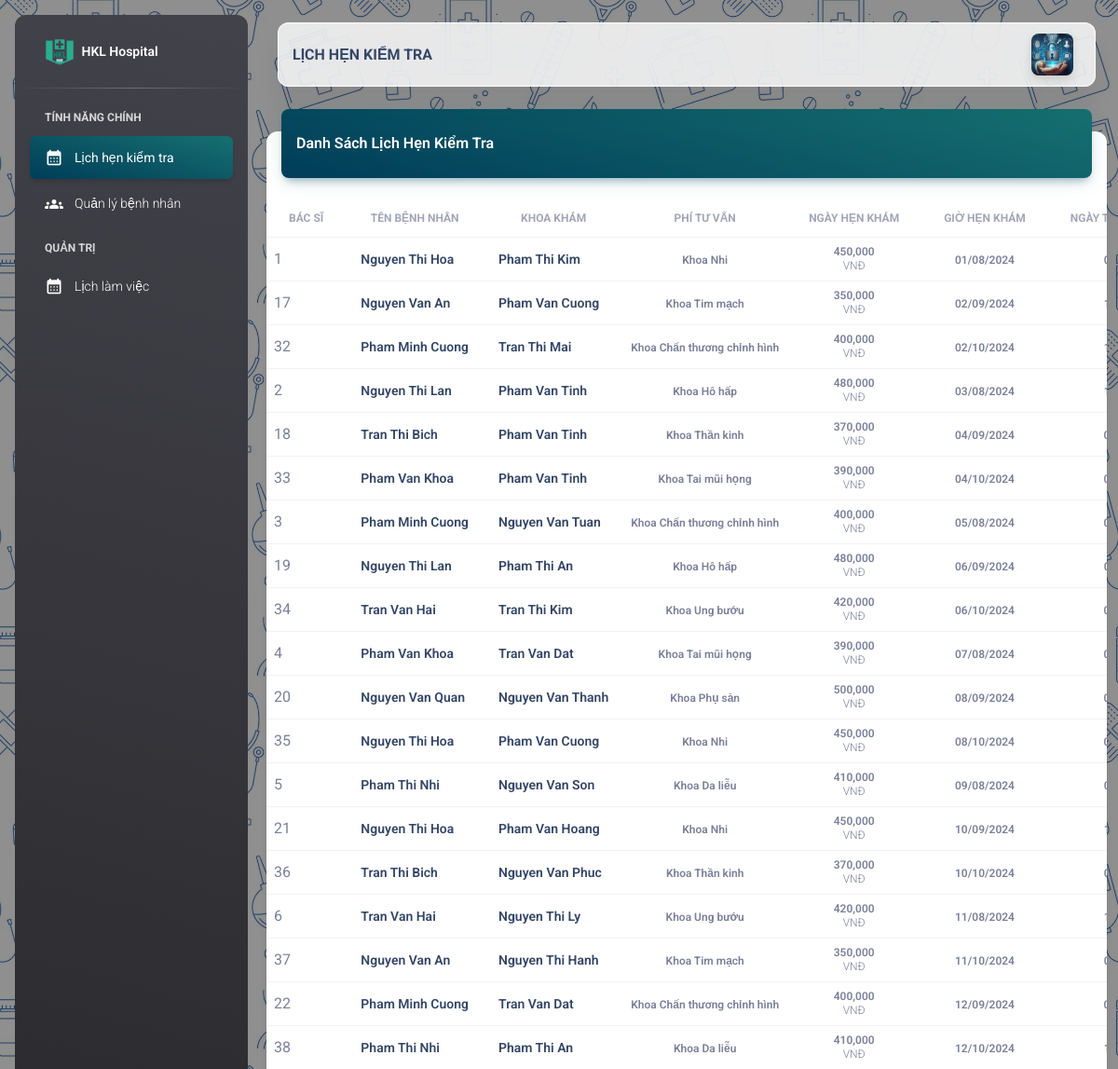
/TEST_Khoa/schedule_test.php (signed in, upper part), run on an earlier commit of the app's database.
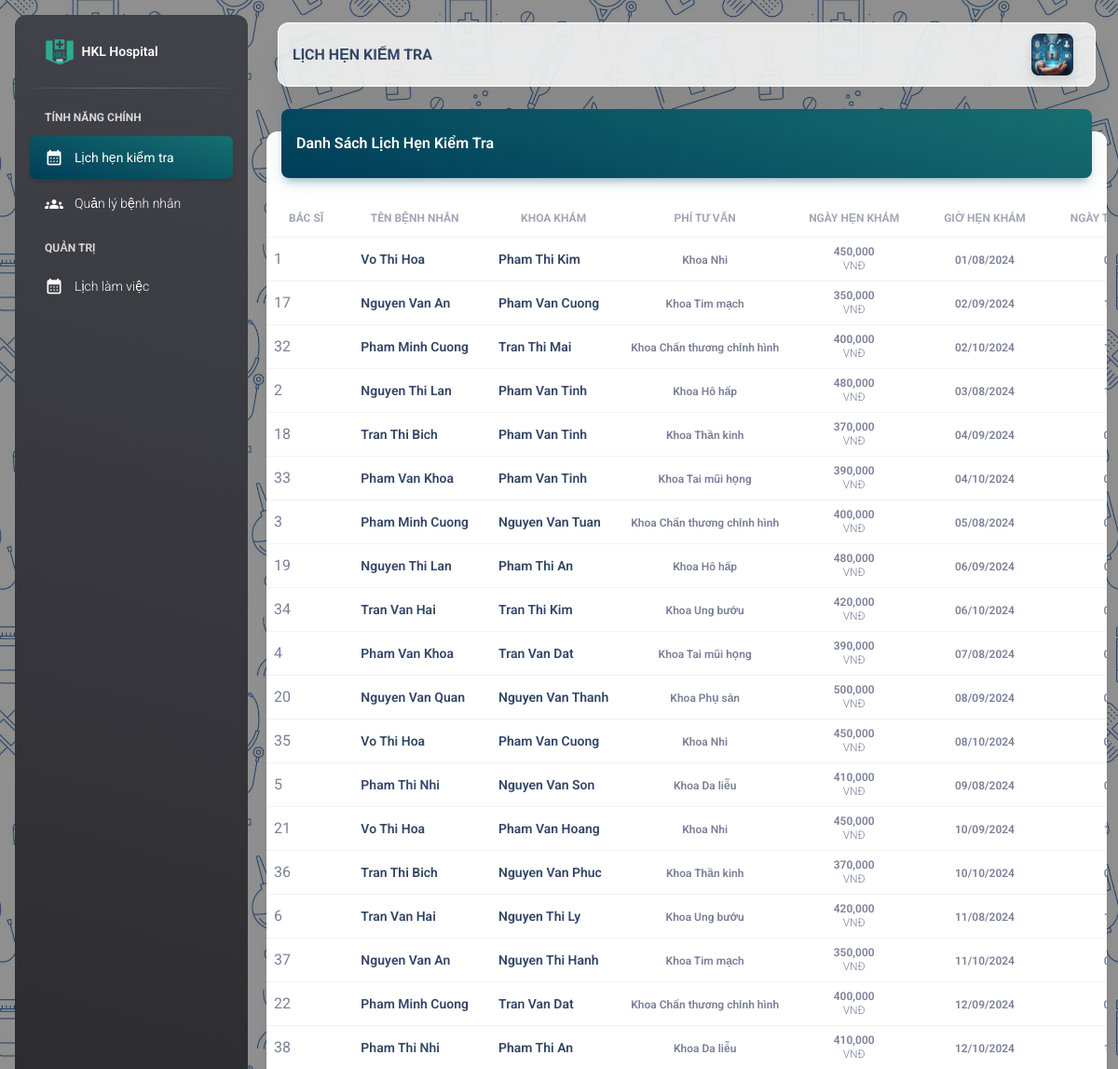
And on a later commit of the database.
### tables this page shows
CREATE TABLE `fact_appointment` (
  `appointment_id` int(11) NOT NULL,
  `doctor_id` int(11) DEFAULT NULL,
  `patient_id` int(11) DEFAULT NULL,
  `specialty_id` int(11) DEFAULT NULL,
  `cons_fee` int(11) DEFAULT NULL,
  `booking_date` varchar(255) DEFAULT NULL,
  `booking_time` varchar(255) DEFAULT NULL,
  `created_at` timestamp NULL DEFAULT current_timestamp(),
  `updated_at` timestamp NULL DEFAULT NULL ON UPDATE current_timestamp(),
  `city` varchar(255) DEFAULT NULL,
  `address` varchar(255) DEFAULT NULL,
  `doctor_status` int(11) DEFAULT NULL,
  `patient_status` int(11) DEFAULT NULL
);

CREATE TABLE `dim_user` (
  `user_id` int(11) NOT NULL,
  `user_name` varchar(255) DEFAULT NULL,
  `password` varchar(255) DEFAULT NULL,
  `email_address` varchar(255) DEFAULT NULL,
  `contact_no` bigint(11) DEFAULT NULL,
  `full_name` varchar(255) DEFAULT NULL,
  `created_at` timestamp NULL DEFAULT current_timestamp(),
  `updated_at` timestamp NULL DEFAULT NULL ON UPDATE current_timestamp(),
  `gender` varchar(25) DEFAULT NULL,
  `city` varchar(255) DEFAULT NULL,
  `address` varchar(255) DEFAULT NULL,
  `role` varchar(50) DEFAULT NULL,
  `specialty_id` int(11) DEFAULT NULL,
  `pricing` varchar(255) DEFAULT NULL,
  `oauth_google` varchar(255) DEFAULT NULL,
  `oauth_facebook` varchar(255) DEFAULT NULL
);

CREATE TABLE `dim_specialties` (
  `specialty_id` int(11) NOT NULL,
  `specialty_name` varchar(255) DEFAULT NULL,
  `description` varchar(255) DEFAULT NULL,
  `note` varchar(255) DEFAULT NULL,
  `created_at` timestamp NULL DEFAULT current_timestamp(),
  `updated_at` timestamp NULL DEFAULT NULL ON UPDATE current_timestamp()
);

### TEST_Khoa/schedule_test.php (the view, shortened to what the changed rows need)
<?php
include SITE_ROOT . ('/HMS-Nhom11/assets/include/config.php');
include SITE_ROOT . ('/HMS-Nhom11/assets/include/header.php');
?>
<head>
</head>
<body class="g-sidenav-show"
    style="background-image: url('../assets/image/Hospital_Seamless1.png'); background-size: 400px 400px;">
    <main class="main-content border-radius-lg ">
        <div class="container-fluid py-4">
            <div class="row">
                <div class="col-12">
                    <div class="card my-4">
                        <div class="card-body px-0 pb-2">
                            <div class="table-responsive p-0">
                                <table class="table align-items-center mb-0">
                                    <thead>
                                        <tr>
                                            <th
                                                class="text-center text-uppercase text-secondary text-xs font-weight-bolder opacity-7">
                                                Bác sĩ</th>
                                            <th
                                                class="text-center text-uppercase text-secondary text-xs font-weight-bolder opacity-7">
                                                Tên bệnh nhân</th>
                                            <th
                                                class="text-center text-uppercase text-secondary text-xs font-weight-bolder opacity-7">
                                                Khoa khám</th>
                                            <th
                                                class="text-center text-uppercase text-secondary text-xs font-weight-bolder opacity-7">
                                                Phí tư vấn</th>
                                            <th
                                                class="text-center text-uppercase text-secondary text-xs font-weight-bolder opacity-7">
                                                Ngày hẹn khám</th>
                                            <th
                                                class="text-center text-uppercase text-secondary text-xs font-weight-bolder opacity-7">
                                                Giờ hẹn khám</th>
                                            <th
                                                class="text-center text-uppercase text-secondary text-xs font-weight-bolder opacity-7">
                                                Ngày tạo cuộc hẹn</th>
                                        </tr>
                                    </thead>
                                    <tbody>
                                        <?php
                                        $sql = "SELECT
                                                    app.appointment_id AS appt_id,
                                                    ptn.full_name AS patient_name,
                                                    dct.full_name AS doctor_name,
                                                    spc.specialty_name,
                                                    app.booking_date,
                                                    app.booking_time,
                                                    app.cons_fee,
                                                    app.created_at
                                                    FROM fact_appointment app
                                                    LEFT JOIN dim_user ptn ON app.patient_id = ptn.user_id
                                                    LEFT JOIN dim_user dct ON app.doctor_id = dct.user_id
                                                    LEFT JOIN dim_specialties spc ON app.specialty_id = spc.specialty_id
                                                    -- WHERE fmh.patient_id = $patient_id
                                                    ORDER BY app.booking_date ASC, app.booking_time ASC;";
                                        $result = $conn->query($sql);
                                        if ($result->num_rows > 0) {
                                            while ($row = $result->fetch_assoc()) {
                                                $appt_id_display = $row["appt_id"];
                                                $ptn = $row["patient_name"];
                                                $dtn = $row["doctor_name"];
                                                $spn = $row["specialty_name"];
                                                $bkd = $row["booking_date"];
                                                $bkt = $row["booking_time"];
                                                $cf = $row["cons_fee"];
                                        ?>
                                                <tr>
                                                    <td><?php echo $appt_id_display; ?></td>
                                                    <td class="align-middle text-center">
                                                        <div class="d-flex px-2 py-1">
                                                            <div class="d-flex flex-column justify-content-center">
                                                                <h6 class="mb-0 text-sm"><?php echo $dtn; ?></h6>
                                                            </div>
                                                        </div>
                                                    </td>
                                                    <td class="align-middle text-center">
                                                        <div class="d-flex px-2 py-1">
                                                            <div class="d-flex flex-column justify-content-center">
                                                                <h6 class="mb-0 text-sm"><?php echo $ptn; ?></h6>
                                                            </div>
                                                        </div>
                                                    </td>
                                                    <td class="align-middle text-center">
                                                        <span class="text-xs font-weight-bold mb-0"><?php echo $spn; ?></span>
                                                    </td>
                                                    <td class="align-middle text-center">
                                                        <p class="text-xs font-weight-bold mb-0"><?php echo number_format($cf); ?></p>
                                                        <p class="text-xs text-secondary mb-0">VNĐ</p>
                                                    </td>
                                                    <td class="align-middle text-center">
                                                        <span class="text-xs font-weight-bold mb-0"><?php echo $bkd; ?></span>
                                                    </td>
                                                    <td class="align-middle text-center">
                                                        <span class="text-xs font-weight-bold mb-0"><?php echo $bkt; ?></span>
                                                    </td>
                                                </tr>
                                        <?php
                                            }
                                        } else {
                                            echo "<tr><td colspan='7'>Không có dữ liệu.</td></tr>";
                                        }
                                        ?>
                                    </tbody>
                                </table>
                            </div>
                        </div>
                    </div>
                </div>
            </div>
        </div>
    </main>
    <?php
    include SITE_ROOT . ('/HMS-Nhom11/assets/include/footer.php');
    ?>

What changed in the data, as far as the page shows it:
changed through a linked row, fact_appointment "Pham Thi Kim": dim_user.full_name "Nguyen Thi Hoa" → "Vo Thi Hoa"
changed through a linked row, fact_appointment id 35: dim_user.full_name "Nguyen Thi Hoa" → "Vo Thi Hoa"
changed through a linked row, fact_appointment "Pham Van Hoang": dim_user.full_name "Nguyen Thi Hoa" → "Vo Thi Hoa"
